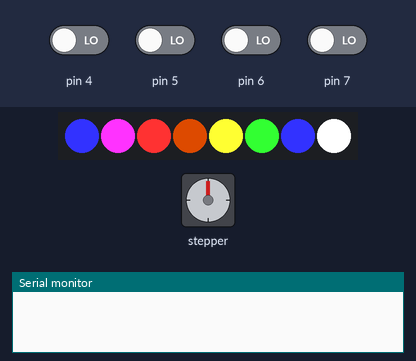
A sketch run on a simulated Arduino Uno, built with avr-gcc and run on an emulated ATmega328P. On the bench: 8 RGB LEDs in strip order, left to right, stepper motor, the last lines printed to the serial monitor. The test bench sets the inputs (shaded band); at power-on: pin 4–7 LOW. Stepper angles assume 4096 steps per turn.

Above: at 1.2 s.
1.3 s: pin 4 driven HIGH
At 4.1 s:
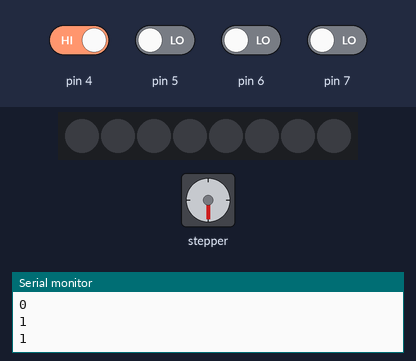
4.3 s: pin 7 driven HIGH
7.3 s: pin 4 driven LOW
10.3 s: pin 5 driven HIGH
At 11.4 s:
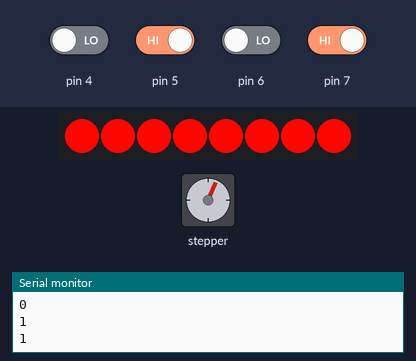
13.3 s: pin 5 driven LOW
At 16.2 s:
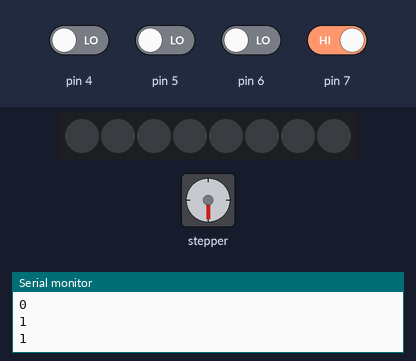
16.3 s: pin 6 driven HIGH
At 19.5 s:
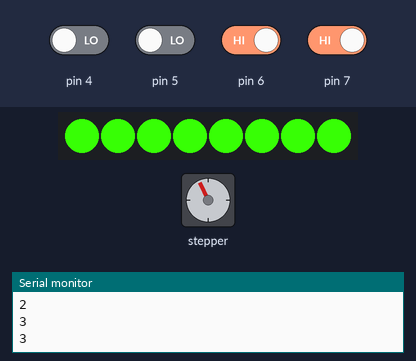
Timing chart, 0 to 66.8 s (numbered marks = the images above; inputs shaded):
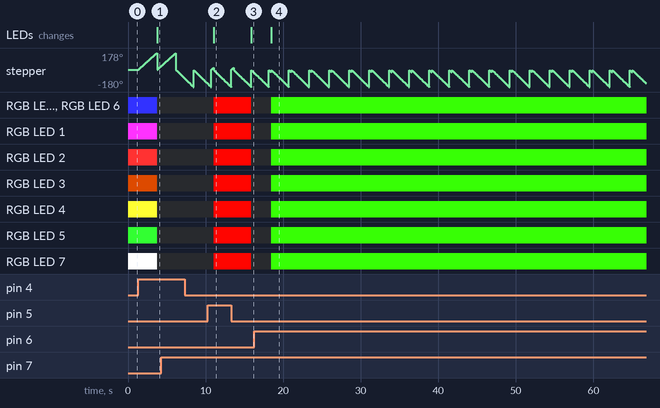

Measured:
- after the input at 1.3 s, stepper: turns 178° clockwise in 2.4 s, then 178° counter-clockwise in 0.00 s, then 41° clockwise in 0.53 s; RGB LED 0: RGB(50, 50, 255) → off after 2.4 s
- after the input at 10.3 s, the LEDs: change after 0.73 s (image 2)
- after the input at 13.3 s, the LEDs: change after 2.6 s (image 3)
- after the input at 16.3 s, the LEDs: change after 2.2 s (image 4)

The sketch:

Stepper.ino
```cpp
#include <AccelStepper.h>
#include <Adafruit_NeoPixel.h>

#define neoPixel_1 3
#define ledCount 8

Adafruit_NeoPixel strip(ledCount, neoPixel_1, NEO_GRB + NEO_KHZ800);

// Motor pin definitions:
#define motorPin1  8      // IN1 on the ULN2003 driver
#define motorPin2  9      // IN2 on the ULN2003 driver
#define motorPin3  10     // IN3 on the ULN2003 driver
#define motorPin4  11     // IN4 on the ULN2003 driver

// Define the AccelStepper interface type: 4 wire motor in half step mode:
#define MotorInterfaceType 8

// Initialize with pin sequence IN1-IN3-IN2-IN4
AccelStepper stepper = AccelStepper(MotorInterfaceType, motorPin1, motorPin3, motorPin2, motorPin4);
const int stepperSpeed = 1000;

uint32_t magenta = strip.Color(255, 0, 255);
uint32_t yellow = strip.Color(255, 160, 0);
uint32_t green = strip.Color(55, 255, 5);
uint32_t red = strip.Color(255, 5, 0);
uint32_t blue = strip.Color(10, 10, 255);

void setup() {
  // Set the maximum steps per second:
  stepper.setMaxSpeed(1000);
  Serial.begin(9600);
  pinMode(4, INPUT);
  pinMode(5, INPUT);
  pinMode(6, INPUT);
  pinMode(7, INPUT);
  strip.begin();
  strip.show();
  initialColours();
}

void initialColours(){
  strip.setPixelColor(0, 50, 50, 255);
  strip.setPixelColor(1, 255, 50, 255);
  strip.setPixelColor(2, 255, 50, 50);
  strip.setPixelColor(3, 150, 50, 0);
  strip.setPixelColor(4, 255, 255, 50);
  strip.setPixelColor(5, 50, 255, 50);
  strip.setPixelColor(6, 50, 50, 255);
  strip.setPixelColor(7, 255, 255, 255);
  strip.show();
}

void loop() {
  if(digitalRead(7)==HIGH) {
    strip.clear();
    strip.show();
    while(stepper.currentPosition() > -2048){
      if(abs(stepper.currentPosition())==0||abs(stepper.currentPosition())==256||abs(stepper.currentPosition())==512||abs(stepper.currentPosition())==768||abs(stepper.currentPosition())==1024||abs(stepper.currentPosition())==1280||abs(stepper.currentPosition())==1536||abs(stepper.currentPosition())==1792){
        strip.fill(yellow, 0, ((1+abs(stepper.currentPosition())/256)));
        strip.show();
        Serial.println(abs(stepper.currentPosition())/256);
      }
      stepper.setSpeed(-stepperSpeed);
      stepper.runSpeed();
    }
  stepper.setCurrentPosition(0);
  strip.clear();
  strip.show();
  }
  if(digitalRead(6)==HIGH) {
    strip.fill(green, 0, 8);
    strip.show();
    while( stepper.currentPosition() > -284){
      stepper.setSpeed(-stepperSpeed);
      stepper.runSpeed();
    }
    stepper.setCurrentPosition(0);
  }
  if(digitalRead(5)==HIGH){
    strip.fill(red, 0, 8);
    strip.show();
    while( stepper.currentPosition() < 284) {
      stepper.setSpeed(stepperSpeed);
      stepper.runSpeed();
    }
    stepper.setCurrentPosition(0);
  }
  if(digitalRead(4)==HIGH) {
    strip.clear();
    strip.show();
    while(stepper.currentPosition() < 2048){
      if(abs(stepper.currentPosition())==0||abs(stepper.currentPosition())==256||abs(stepper.currentPosition())==512||abs(stepper.currentPosition())==768||abs(stepper.currentPosition())==1024||abs(stepper.currentPosition())==1280||abs(stepper.currentPosition())==1536||abs(stepper.currentPosition())==1792){
        strip.fill(blue, 0, ((1+abs(stepper.currentPosition())/256)));
        strip.show();
        Serial.println(abs(stepper.currentPosition())/256);
      }
      stepper.setSpeed(stepperSpeed);
      stepper.runSpeed();
    }
    strip.clear();
    strip.show();
    stepper.setCurrentPosition(0);
  }
}
```
